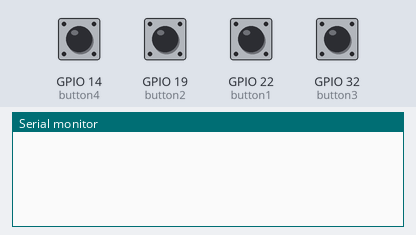
This sketch was run on a simulated ESP32. On the bench: the last lines printed to the serial monitor. The test bench sets the inputs (shaded band); at power-on: GPIO 14 (button4), GPIO 19 (button2), GPIO 22 (button1), GPIO 32 (button3) LOW. A WiFi scan finds three made-up networks.

Above: at 3.2 s.
3.3 s: GPIO 14 (button4) pulled HIGH for 0.15 s
At 3.9 s:
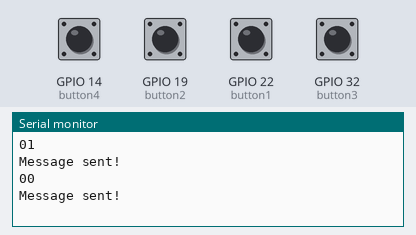
4.9 s: GPIO 19 (button2) pulled HIGH for 0.15 s
At 5.03 s:
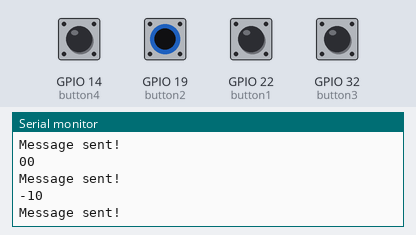
6.5 s: GPIO 22 (button1) pulled HIGH for 0.15 s
At 6.63 s:
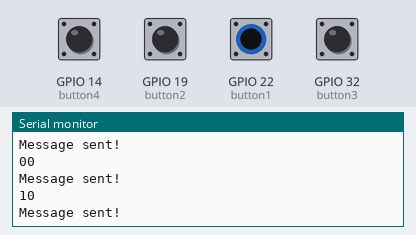
8.1 s: GPIO 32 (button3) pulled HIGH for 0.15 s
At 8.23 s:
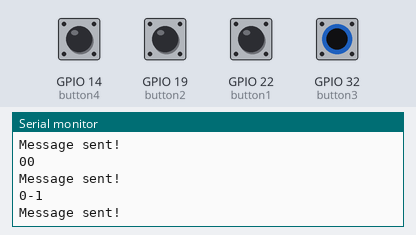
Timing chart, 0 to 10.7 s (numbered marks = the images above; inputs shaded):
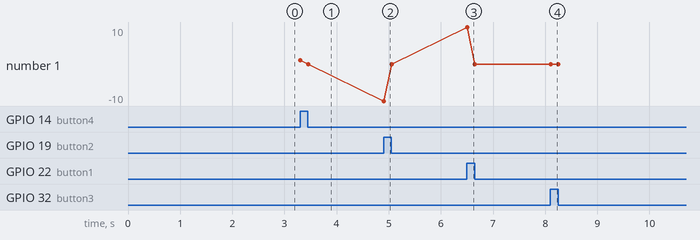

The sketch:

Robot_Master.ino
```cpp
#include <esp_now.h>
#include <WiFi.h>

#define CHANNEL 1

esp_now_peer_info_t slave;

const int button1 = 22;
const int button2 = 19;
const int button3 = 32;
const int button4 = 14;

int V = 0;
int A = 0;
int prevV = 0;
int prevA = 0;

void setup() {
  WiFi.mode(WIFI_STA);
  esp_now_init();
  esp_now_register_send_cb(OnDataSent);
  ScanForSlave();
  esp_now_add_peer(&slave);

  pinMode(button1, INPUT);
  pinMode(button2, INPUT);
  pinMode(button3, INPUT);
  pinMode(button4, INPUT);
  Serial.begin(115200);
}

void loop() {
  // put your main code here, to run repeatedly:
  V = digitalRead(button1) - digitalRead(button2);
  A = digitalRead(button4) - digitalRead(button3);
  if ((V != prevV)|(A != prevA)){
    uint8_t dataToSend[2] = { V, A};
    esp_now_send(slave.peer_addr, dataToSend, sizeof(dataToSend));
  }
  prevV = V;
  prevA = A;
}

/** Scan for slaves in AP mode and add as peer if found **/
void ScanForSlave() {
  int8_t scanResults = WiFi.scanNetworks();

  for (int i = 0; i < scanResults; ++i) {
    String SSID = WiFi.SSID(i);
    String BSSIDstr = WiFi.BSSIDstr(i);

    if (SSID.indexOf("ชื่อทีม") == 0) {

      int mac[6];
      if (6 == sscanf(BSSIDstr.c_str(), "%x:%x:%x:%x:%x:%x", &mac[0], &mac[1], &mac[2], &mac[3], &mac[4], &mac[5])) {
        for (int ii = 0; ii < 6; ++ii) {
          slave.peer_addr[ii] = (uint8_t)mac[ii];
        }
      }

      slave.channel = CHANNEL;  // pick a channel
      slave.encrypt = 0;        // no encryption
      break;
    }
  }
}

/** callback when data is sent from Master to Slave **/
void OnDataSent(const uint8_t *mac_addr, esp_now_send_status_t status) {
  Serial.print(V);
  Serial.println(A);
  Serial.println("Message sent!");
}
```

Measured:
- after the input at 3.3 s, the serial monitor: prints a new line at once (image 1)
- after the input at 4.9 s, the serial monitor: prints a new line at once (image 2)
- after the input at 6.5 s, the serial monitor: prints a new line at once (image 3)
- after the input at 8.1 s, the serial monitor: prints a new line at once (image 4)
